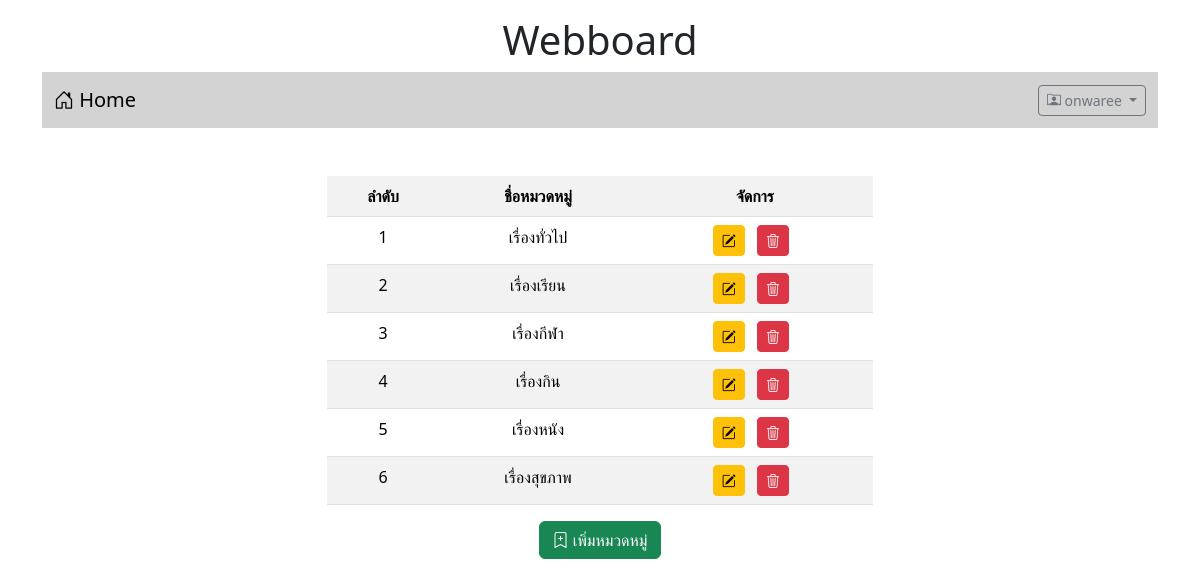
/category.php (signed in), run on the app's committed database.
### tables this page shows
CREATE TABLE `category` (
  `id` int(11) NOT NULL,
  `name` varchar(32) NOT NULL
);

### category.php (the view, shortened to what this page needs)
<!DOCTYPE html>
<html lang="en">
<head>
    <link href="https://cdn.jsdelivr.net/npm/bootstrap@5.3.2/dist/css/bootstrap.min.css" rel="stylesheet">
    <link rel="stylesheet" href="https://cdn.jsdelivr.net/npm/bootstrap-icons@1.11.3/font/bootstrap-icons.min.css">
</head>
<body>
    <div class="container-lg">
        <h1 style="text-align: center;" class="mt-3">Webboard </h1>
        <?php
            include("nav.php")
        ?>
        <div class="row mt-4 text-center">
            <div class="col-lg-3 col-md-2 col-sm-1"></div>
            <div class="col-lg-6 col-md-8 col-sm-10">
                <table class="table table-striped mt-4">
                    <tr>
                        <th>ลำดับ</th>
                        <th>ชื่อหมวดหมู่</th>
                        <th>จัดการ</th>
                    </tr>
                    <?php
                        $conn = new PDO("mysql:host=localhost;dbname=webboard;charset=utf8","root","");
                        $sql = "SELECT * FROM category";
                        $n = 1;
                        foreach($conn->query($sql) as $row){
                    ?>
                    <tr>
                        <td> <?=$n?> </td>
                        <td> <?=$row['name']?> </td>
                        <td>
                            <span class='me-2 mt-2'><a href="#" class='btn btn-warning btn-sm' ><i class='bi bi-pencil-square'></i></a></span>
                            <span class='me-2 mt-2'><a href="#" class='btn btn-danger btn-sm' ><i class='bi bi-trash3'></i></a></span>
                        </td>
                    </tr>
                    <?php
                        $n++;
                        }
                    ?>
                </table>
                    <button type="button" class="btn btn-success" data-bs-toggle="modal" data-bs-target="#modal">
                        <i class="bi bi-bookmark-plus"></i> เพิ่มหมวดหมู่
                    </button>
            </div>
            <div class="col-lg-3 col-md-2 col-sm-1"></div>
        </div>
    </div>
</body>
</html>

### data on the page
category: name "เรื่องทั่วไป"
category: name "เรื่องเรียน"
category: name "เรื่องกีฬา"
category: name "เรื่องกิน"
category: name "เรื่องหนัง"
category: name "เรื่องสุขภาพ"

### other printed values
$_SESSION['username'] "onwaree"
